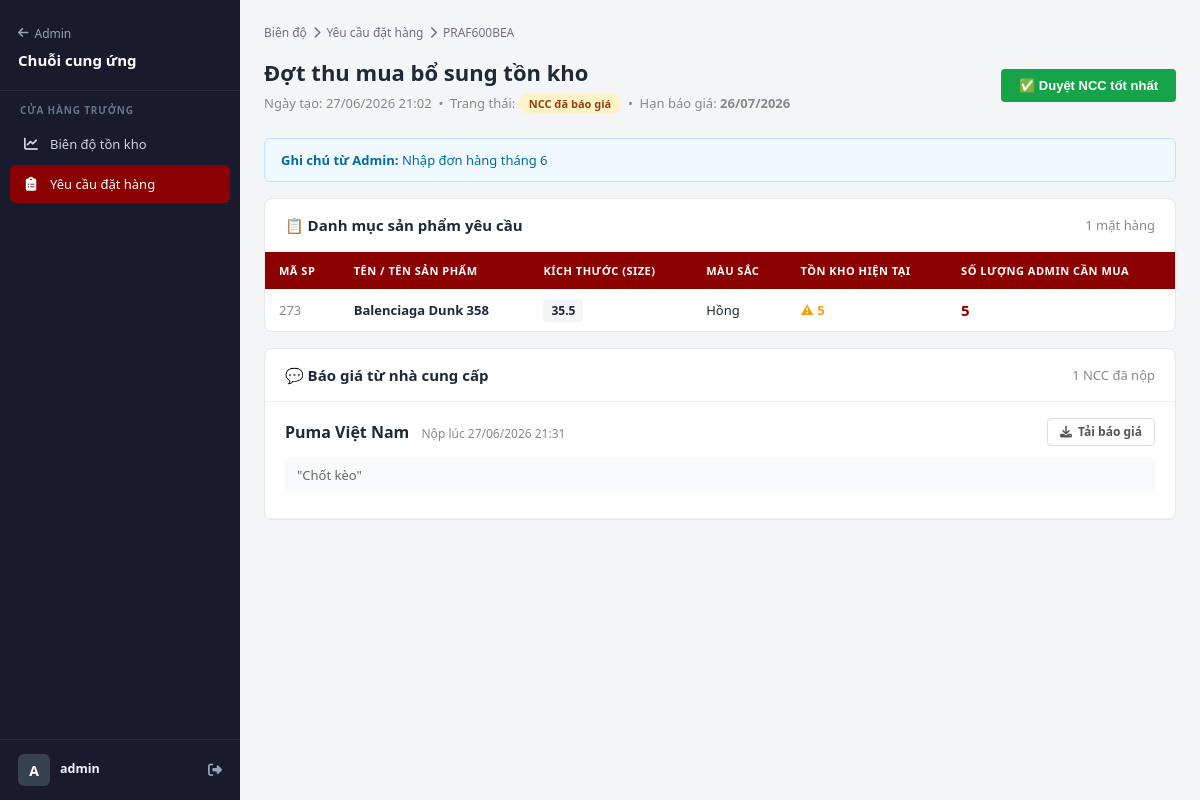
Page /supply/requests/2/ (signed in) on the earlier database version.
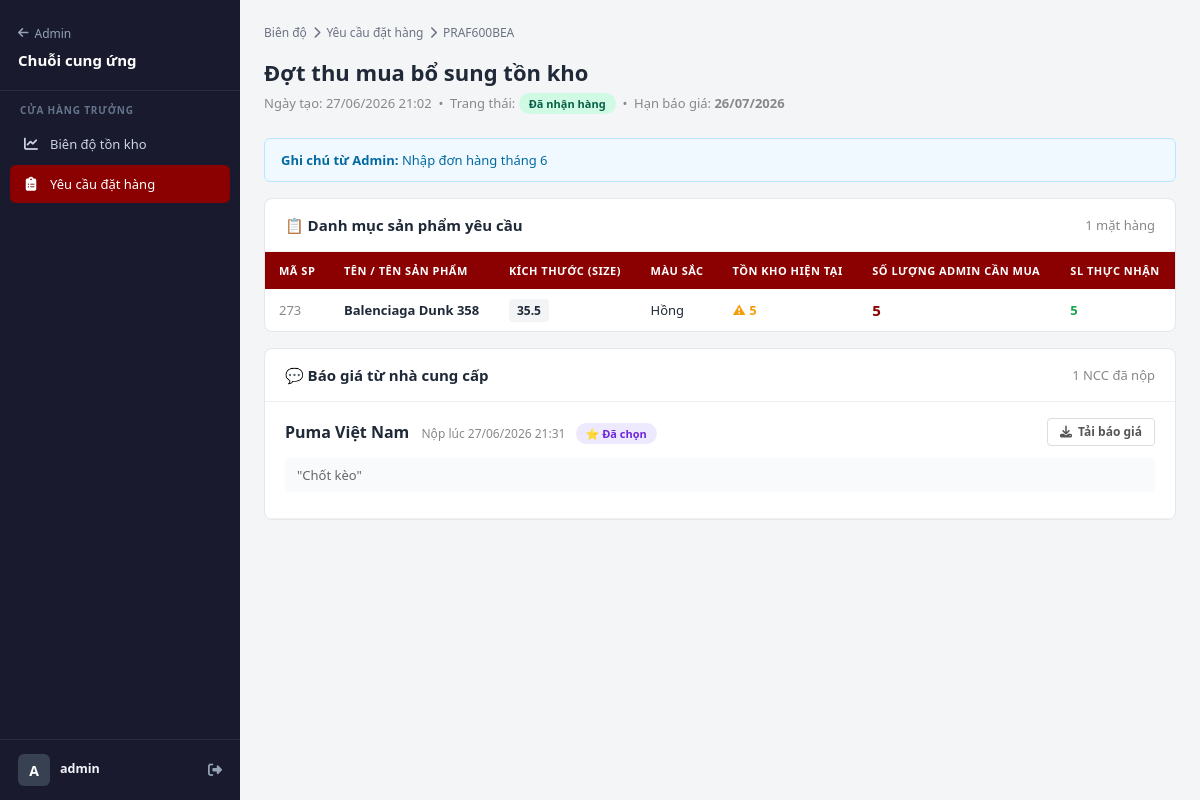
Same page on the later database version.
### apps/products/supply_models.py (models this page shows, shortened)
class PurchaseRequest(models.Model):
    class Status(models.TextChoices):
        DRAFT     = 'draft',     'Bản nháp'
        SENT      = 'sent',      'Đã gửi NCC'
        QUOTED    = 'quoted',    'NCC đã báo giá'
        APPROVED  = 'approved',  'Đã duyệt NCC'
        RECEIVED  = 'received',  'Đã nhận hàng'
        CANCELLED = 'cancelled', 'Đã hủy'
    code       = models.CharField(max_length=20, unique=True, blank=True)
    title      = models.CharField(max_length=200, default='Đợt thu mua bổ sung tồn kho')
    status     = models.CharField(max_length=20, choices=Status.choices, default=Status.DRAFT)
    note       = models.TextField(blank=True)
    created_by = models.ForeignKey(
        settings.AUTH_USER_MODEL, on_delete=models.SET_NULL,
        null=True, blank=True, related_name='purchase_requests',
    )
    suppliers  = models.ManyToManyField(
        Supplier, blank=True, verbose_name='Gửi đến NCC',
    )
    approved_supplier = models.ForeignKey(
        Supplier, on_delete=models.SET_NULL, null=True, blank=True,
        related_name='approved_requests', verbose_name='NCC được chọn',
    )
    approved_by  = models.ForeignKey(
        settings.AUTH_USER_MODEL, on_delete=models.SET_NULL,
        null=True, blank=True, related_name='approved_requests',
    )
    approved_at  = models.DateTimeField(null=True, blank=True)
    deadline     = models.DateField(null=True, blank=True, verbose_name='Hạn báo giá')
    created_at   = models.DateTimeField(auto_now_add=True)
    updated_at   = models.DateTimeField(auto_now=True)
    class Meta:
        verbose_name = 'Đợt yêu cầu đặt hàng'
        verbose_name_plural = 'Đợt yêu cầu đặt hàng'
        ordering = ['-created_at']
        permissions = [
            ('can_approve_purchase', 'Có thể duyệt đặt hàng'),
            ('can_receive_goods',    'Có thể nhận hàng'),
        ]

class PurchaseRequestItem(models.Model):
    request       = models.ForeignKey(PurchaseRequest, on_delete=models.CASCADE, related_name='items')
    variant       = models.ForeignKey('ProductVariant', on_delete=models.CASCADE)
    current_stock = models.PositiveIntegerField(default=0, verbose_name='Tồn lúc tạo')
    requested_qty = models.PositiveIntegerField(verbose_name='SL yêu cầu')
    received_qty  = models.PositiveIntegerField(default=0, verbose_name='SL thực nhận')
    note          = models.CharField(max_length=255, blank=True)
    class Meta:
        unique_together = ('request', 'variant')
        verbose_name = 'Chi tiết yêu cầu'
        verbose_name_plural = 'Chi tiết yêu cầu'

class SupplierQuote(models.Model):
    request      = models.ForeignKey(PurchaseRequest, on_delete=models.CASCADE, related_name='quotes')
    supplier     = models.ForeignKey(Supplier, on_delete=models.CASCADE)
    submitted_at = models.DateTimeField(auto_now_add=True)
    note         = models.TextField(blank=True, verbose_name='Ghi chú từ NCC')
    csv_file     = models.FileField(
        upload_to='supplier_quotes/', blank=True, null=True,
        verbose_name='File CSV báo giá',
    )
    class Meta:
        unique_together = ('request', 'supplier')
        verbose_name = 'Báo giá NCC'
        verbose_name_plural = 'Báo giá NCC'

class Supplier(models.Model):
    name         = models.CharField(max_length=200, verbose_name='Tên NCC')
    contact_name = models.CharField(max_length=100, blank=True, verbose_name='Người liên hệ')
    phone        = models.CharField(max_length=20, blank=True)
    email        = models.EmailField(blank=True)
    address      = models.TextField(blank=True)
    note         = models.TextField(blank=True)
    is_active    = models.BooleanField(default=True)
    user         = models.OneToOneField(
        settings.AUTH_USER_MODEL, on_delete=models.SET_NULL,
        null=True, blank=True, related_name='supplier_profile',
        verbose_name='Tài khoản đăng nhập NCC',
    )
    created_at   = models.DateTimeField(auto_now_add=True)
    class Meta:
        verbose_name = 'Nhà cung cấp'
        verbose_name_plural = 'Nhà cung cấp'
        ordering = ['name']

### apps/products/models.py (models this page shows, shortened)
class ProductVariant(models.Model):
    product = models.ForeignKey(
        Product, on_delete=models.CASCADE, related_name='variants')
    size = models.ForeignKey(
        Size, on_delete=models.CASCADE, verbose_name="Size",
        related_name='variants'
    )
    color = models.ForeignKey(
        Color, on_delete=models.SET_NULL, null=True, blank=True,
        verbose_name="Màu sắc"
    )
    sku = models.CharField(max_length=50, unique=True,
                           blank=True, verbose_name="Mã SKU")
    stock = models.PositiveIntegerField(default=0, verbose_name="Tồn kho")
    price = models.DecimalField(
        max_digits=12, decimal_places=0, blank=True, null=True,
        verbose_name="Giá (để trống = theo sản phẩm)")
    image = models.ImageField(
        upload_to='products/variants/', blank=True, null=True,
        verbose_name="Ảnh riêng")
    is_active = models.BooleanField(default=True)
    class Meta:
        verbose_name = "Biến thể"
        verbose_name_plural = "Biến thể"
        unique_together = ('product', 'size', 'color')
        ordering = ['size__order', 'size__name']

class Product(models.Model):
    category = models.ForeignKey(
        Category, on_delete=models.CASCADE, related_name='products')
    brand = models.ForeignKey(
        Brand, on_delete=models.CASCADE, related_name='products')
    name = models.CharField(max_length=200, verbose_name="Tên sản phẩm")
    slug = models.SlugField(max_length=250, unique=True, blank=True)
    description = models.TextField(verbose_name="Mô tả chi tiết")
    price = models.DecimalField(
        max_digits=12, decimal_places=0, verbose_name="Giá gốc")
    discount_price = models.DecimalField(
        max_digits=12, decimal_places=0, blank=True, null=True, verbose_name="Giá khuyến mãi")
    is_active = models.BooleanField(default=True)
    featured = models.BooleanField(
        default=False, verbose_name="Sản phẩm nổi bật")
    created_at = models.DateTimeField(auto_now_add=True)
    updated_at = models.DateTimeField(auto_now=True)
    class Meta:
        verbose_name = "Sản phẩm"
        verbose_name_plural = "Sản phẩm"
        ordering = ['-created_at']
    if TYPE_CHECKING:
        variants: models.Manager['ProductVariant']
        images: models.Manager['ProductImage']

class Size(models.Model):
    name = models.CharField(max_length=10, unique=True, verbose_name="Size")
    order = models.PositiveSmallIntegerField(
        default=0, verbose_name="Thứ tự hiển thị",
        help_text="Số nhỏ hơn hiển thị trước (35 → 0, 35.5 → 1, 36 → 2...)"
    )
    class Meta:
        verbose_name = "Kích thước"
        verbose_name_plural = "Kích thước"
        ordering = ['order', 'name']

class Color(models.Model):
    name = models.CharField(max_length=50, unique=True)
    hex_code = models.CharField(
        max_length=7, blank=True, help_text="Ví dụ: #FF0000")
    class Meta:
        verbose_name = "Màu sắc"
        verbose_name_plural = "Màu sắc"
        ordering = ['name']

### apps/products/supply_views.py (the view)
# urls.py: path('requests/<int:pk>/', v.request_detail, name='request_detail'),
@login_required
def request_detail(request, pk):
    if not is_store_manager(request.user):
        return redirect('admin:index')
    pr    = get_object_or_404(
        PurchaseRequest.objects.prefetch_related('suppliers'), pk=pk
    )
    items_qs = pr.items.select_related('variant', 'variant__product', 'variant__size', 'variant__color')
    items_page, items_paginator = paginate_queryset(request, items_qs, per_page=20, page_param='items_page')
    quotes = pr.quotes.select_related('supplier').prefetch_related('items')
    best_price = {}
    for q in quotes:
        for qi in q.items.all():
            vid = qi.variant_id
            if vid not in best_price or qi.unit_price < best_price[vid]['price']:
                best_price[vid] = {'price': qi.unit_price, 'supplier': q.supplier}
    quote_summaries = _quote_summary(quotes, items_qs)
    recommended = _cheapest_supplier(quotes, items_qs)
    context = {
        'pr':              pr,
        'items':           items_page.object_list,
        'items_page':      items_page,
        'items_page_range': smart_page_range(items_page, items_paginator),
        'items_querystring': _querystring(request, exclude=('items_page',)),
        'quotes':          quotes,
        'best_price':      best_price,
        'quote_summaries': quote_summaries,
        'recommended':     recommended,
        'suppliers':       Supplier.objects.filter(is_active=True),
    }
    return render(request, 'supply/request_detail.html', context)

### apps/cart/context_processors.py (called while the page is built)
def cart_count(request):
    if request.user.is_authenticated:
        total_items = get_user_cart_item_count(request.user)
    else:
        cart = get_session_cart(request.session)
        total_items = sum(int(item.get('quantity', 0)) for item in cart.values())
    return {'cart_count': total_items}

### apps/cart/services.py (called while the page is built)
def get_user_cart_item_count(user):
    cart = Cart.objects.filter(user=user).first()
    if not cart:
        return 0
    return sum(item.quantity for item in cart.items.all())

### apps/products/context_processors.py (called while the page is built)
def navigation_data(request):
    return {
        'categories': Category.objects.filter(is_active=True).order_by('name'),
        'brands': Brand.objects.filter(is_active=True).order_by('name'),
    }

def supply_nav(request):
    user = request.user
    supplier = None
    if user.is_authenticated:
        from .supply_models import Supplier
        supplier = Supplier.objects.filter(user=user, is_active=True).first()
    return {
        'supply_is_manager': is_store_manager(user),
        'supply_is_supplier': is_supplier_user(user),
        'supply_paths': SUPPLY_PATHS,
        'supply_supplier': supplier,
    }

### apps/products/templatetags/supply_admin.py (called while the page is built)
@register.simple_tag
def supply_url(name, arg=None):
    return supply_path(name, pk=arg)

### templates/supply/request_detail.html (shortened to what the changed rows need)
{% extends 'supply/base_supply.html' %}
{% load format_money supply_admin %}
{% block supply_content %}
<nav class="supply-breadcrumb">
    <a href="{% supply_url 'analytics' %}">Biên độ</a>
    <i class="fas fa-chevron-right"></i>
    <a href="{% supply_url 'request_list' %}">Yêu cầu đặt hàng</a>
    <i class="fas fa-chevron-right"></i>
    <span>{{ pr.code }}</span>
</nav>
<div class="supply-header">
    <div>
        <h1 class="supply-title">{{ pr.title }}</h1>
        <div style="margin-top:6px;font-size:13px;color:#888;">
            Ngày tạo: {{ pr.created_at|date:"d/m/Y H:i" }}
            &nbsp;•&nbsp;
            Trang thái: <span class="badge badge-{{ pr.status }}">{{ pr.get_status_display }}</span>
            {% if pr.deadline %}&nbsp;•&nbsp; Hạn báo giá: <strong>{{ pr.deadline|date:"d/m/Y" }}</strong>{% endif %}
        </div>
    </div>
    <div style="display:flex;gap:10px;flex-wrap:wrap;">
        {% if pr.status == 'quoted' %}
        <button type="button" class="btn-green" onclick="document.getElementById('approveModal').style.display='flex'">
            ✅ Duyệt NCC tốt nhất
        </button>
        {% endif %}
    </div>
</div>
{% if pr.note %}
<div style="background:#f0f9ff;border:1px solid #bae6fd;border-radius:6px;padding:12px 16px;margin-bottom:16px;font-size:13px;color:#0369a1;">
    <strong>Ghi chú từ Admin:</strong> {{ pr.note }}
</div>
{% endif %}
<div class="s-card">
    <div class="s-card-header">
    </div>
    <div style="overflow-x:auto;">
        <table class="s-table">
            <thead>
                <tr>
                    <th>Mã SP</th>
                    <th>Tên / Tên sản phẩm</th>
                    <th>Kích thước (Size)</th>
                    <th>Màu sắc</th>
                    <th>Tồn kho hiện tại</th>
                    <th>Số lượng Admin cần mua</th>
                    {% if pr.status == 'received' %}<th>SL thực nhận</th>{% endif %}
                </tr>
            </thead>
            <tbody>
                {% for item in items %}
                <tr>
                    <td style="color:#888;">{{ item.variant.pk }}</td>
                    <td style="font-weight:600;">{{ item.variant.product.name }}</td>
                    <td>
                        <span style="background:#f3f4f6;padding:3px 8px;border-radius:4px;font-weight:600;font-size:12px;">
                            {{ item.variant.size.name }}
                        </span>
                    </td>
                    <td>{{ item.variant.color.name|default:"Mặc định" }}</td>
                    <td>
                        {% if item.current_stock == 0 %}
                            <span style="color:#dc2626;font-weight:700;">Hết hàng (0)</span>
                        {% elif item.current_stock <= 5 %}
                            <span style="color:#f59e0b;font-weight:700;">⚠ {{ item.current_stock }}</span>
                        {% else %}
                            <span style="color:#16a34a;font-weight:700;">{{ item.current_stock }}</span>
                        {% endif %}
                    </td>
                    <td style="font-weight:700;color:#8b0000;font-size:15px;">{{ item.requested_qty }}</td>
                    {% if pr.status == 'received' %}
                    <td style="color:#16a34a;font-weight:700;">{{ item.received_qty }}</td>
                    {% endif %}
                </tr>
                {% empty %}
                <tr>
                    <td colspan="7" style="text-align:center;padding:32px;color:#999;">Chưa có mặt hàng nào</td>
                </tr>
                {% endfor %}
            </tbody>
        </table>
    </div>
</div>
{% if quotes %}
<div class="s-card">
    <div class="s-card-header">
    </div>
    {% for quote in quotes %}
    <div style="padding:16px 20px;border-bottom:1px solid #f0f0f0;">
        <div style="display:flex;align-items:center;justify-content:space-between;flex-wrap:wrap;gap:10px;margin-bottom:12px;">
            <div>
                <strong>{{ quote.supplier.name }}</strong>
                <span style="font-size:12px;color:#888;margin-left:8px;">Nộp lúc {{ quote.submitted_at|date:"d/m/Y H:i" }}</span>
                {% if pr.approved_supplier == quote.supplier %}
                <span class="badge badge-approved" style="margin-left:6px;">⭐ Đã chọn</span>
                {% endif %}
            </div>
            {% if quote.csv_file %}
            <a href="{{ quote.csv_file.url }}" class="btn-secondary" style="font-size:12px;padding:6px 12px;">
                <i class="fas fa-download"></i> Tải báo giá
            </a>
            {% endif %}
        </div>
        {% if quote.note %}
        <div style="font-size:13px;color:#666;background:#f9fafb;padding:8px 12px;border-radius:4px;margin-bottom:10px;">
            "{{ quote.note }}"
        </div>
        {% endif %}
    </div>
    {% endfor %}
</div>
{% endif %}
{% endblock %}

Differences in the rows shown:
changed PurchaseRequest "Đợt thu mua bổ sung tồn kho": status "NCC đã báo giá" → "Đã nhận hàng"; approved_supplier_id empty → 1 (drawn)
changed PurchaseRequestItem "Balenciaga Dunk 358": received_qty (not shown) → "5"
shown differently, row unchanged: SupplierQuote "Chốt kèo": now shows "⭐ Đã chọn"
Other differences:
text no longer shown: "✅ Duyệt NCC tốt nhất"
text now shown: "SL THỰC NHẬN"
